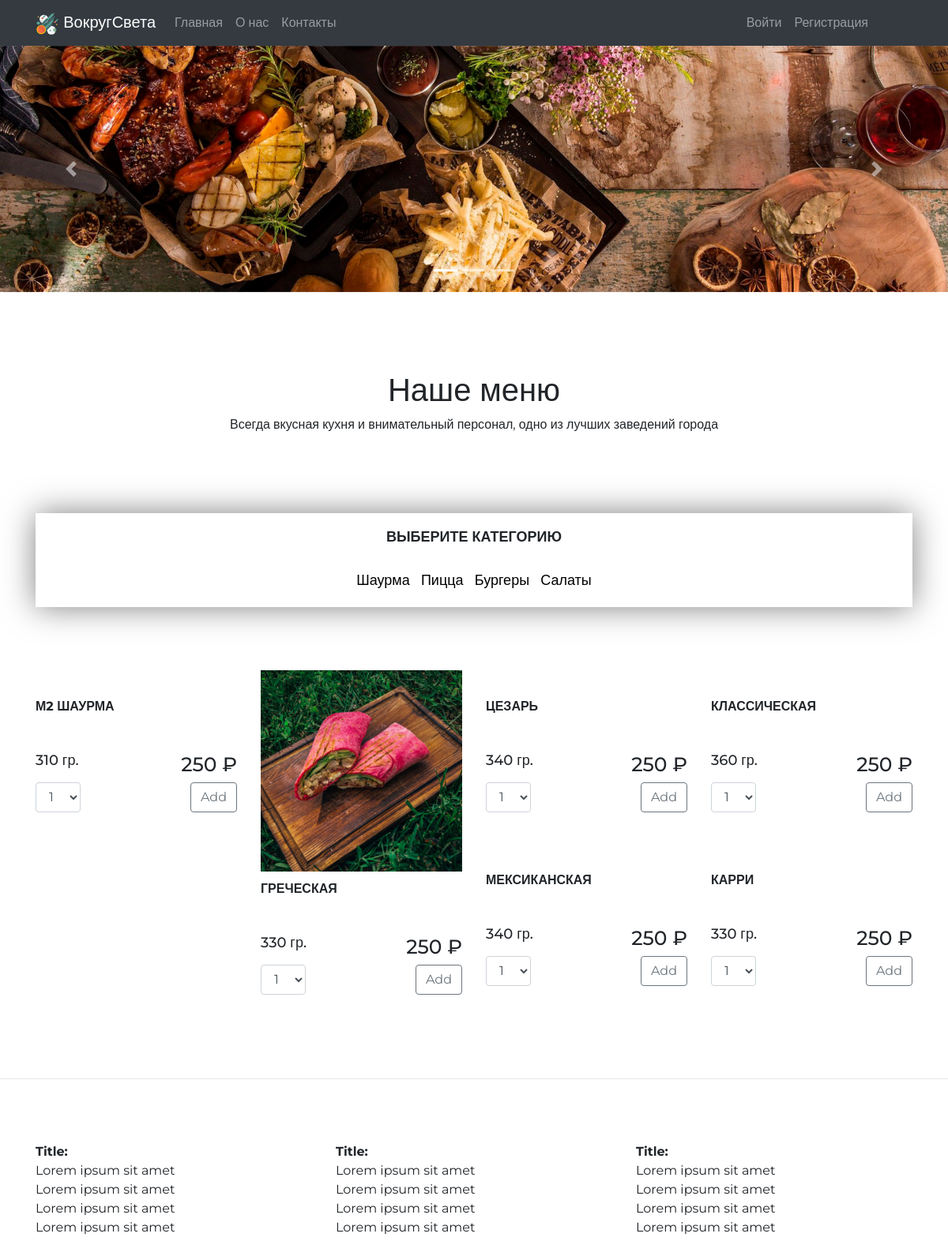
The page / on the database its author committed.
### shop/models.py (models this page shows, shortened)
class Category(models.Model):
    name = models.TextField()

class Product(models.Model):
    name = models.TextField()
    description = models.TextField()
    weight = models.IntegerField()
    price = models.IntegerField()
    category = models.ForeignKey("Category", on_delete=models.CASCADE)
    image = models.ImageField(upload_to='products_pics')

### shop/views.py (the view)
# urls.py: path('', views.main, name="main-page"),
def main(request):
    categories = Category.objects.all()
    products = Product.objects.filter(category__name="Шаурма")
    category = "Шаурма"
    ctx = {
        'products' : products,
        'categories' : categories,
        'category' : category
    }
    return render(request, 'shop/main.html', context=ctx)

### shop/templates/shop/main.html (shortened to what this page needs)
{% extends 'shop/base.html' %}
{% load static %}
{% block content %}
	<section class="carousel">
		<div id="carouselExampleIndicators" class="carousel slide" data-ride="carousel">
			<ol class="carousel-indicators">
			  <li data-target="#carouselExampleIndicators" data-slide-to="0" class="active"></li>
			  <li data-target="#carouselExampleIndicators" data-slide-to="1"></li>
			  <li data-target="#carouselExampleIndicators" data-slide-to="2"></li>
			</ol>
			<div class="carousel-inner">
			  <div class="carousel-item active">
				<img class="d-block w-100" src="{% static 'shop/images/carousel_image1.jpg' %}" alt="First slide">
			  </div>
			</div>
			<a class="carousel-control-prev" href="#carouselExampleIndicators" role="button" data-slide="prev">
			  <span class="carousel-control-prev-icon" aria-hidden="true"></span>
			</a>
			<a class="carousel-control-next" href="#carouselExampleIndicators" role="button" data-slide="next">
			  <span class="carousel-control-next-icon" aria-hidden="true"></span>
			</a>
		  </div>
	</section>
	<section class="delivery">
		<div class="container delivery">
			<div class="text-center headline">
				<h1>Наше меню</h1>
				<p class="subtitle">Всегда вкусная кухня и внимательный персонал, одно из лучших заведений города				</p>
			</div>
			<div class="row">
				<div class="col-xs-12 col-sm-12">
					<div class="categories">
						<h4>ВЫБЕРИТЕ КАТЕГОРИЮ</h4>
						<div class="categories_list">
						{% for category in categories %}
							<a href="{% url 'products-page' category.name %}">{{ category.name }}</a>
						{% endfor %}
						</div>
					</div>
				</div>
			</div>
			<div class="row">
				<div class="products">
				{% for product in products %}
					<div class="col-xs-12 col-sm-4 col-md-3">
						<div class="product">
							<div class="product-photo">
								<img src="{{ product.image.url }}" alt="">
							</div>
							<div class="name">
								<strong>{{ product.name }}</strong>
							</div>
							<div class="price_weight">
								<div class="row">
									<div class="col-xs-6">
										<h4>{{ product.weight }} гр.</h4>
									</div>
									<div class="col-xs-6 text-right">
										<h3>{{ product.price }} ₽</h3>
									</div>
								</div>
							</div>
							<form method="POST" action="{% url 'products-page' category %}">
								<div class="row">
										<div class="col-xs-3">
											<select name="number" class="form-control" id="">
												<option value="1">1</option>
											</select>
										</div>
										<div class="col-xs-8 text-right">
											<button type="submit" class="btn btn-outline-secondary">Add</button>
										</div>
								</div>
							</form>
						</div>
					</div>
				{% endfor %}
				</div>
			</div>
			</div>
	</section>
{% endblock content %}

### shop/static/shop/style.css (style rules this page uses)
body { font-family: 'Montserrat', sans-serif; margin: 0; padding: 0; }
.categories { box-shadow: 0 0 40px rgb(0,0,0,0.5); padding: 20px; text-align: center; margin-bottom: 30px; }
.categories a { color: black; font-size: 18px; }
.categories h4 { font-size: 18px; font-weight: bold; }
.categories_list { margin-top: 30px; }
.categories_list a { margin-left: 5px; margin-right: 5px; }
.headline { margin-top: 100px; margin-bottom: 100px; }
.product { margin-bottom: 40px; }
.product .name { margin-top: 10px; height: 60px; }
.product .name strong { padding-left: 0px; }
.product-photo img { width: 100%; }
.product .price_weight .row { margin-top: 10px; margin-left: 0; margin-right: 0; }
.product .price_weight .row .col-xs-6 h4 { font-size: 18px; }
.product .price_weight .row .col-xs-6 h3 { font-size: 25px; }
.product form .row { margin-left: 0; margin-right: 0; }
.products { margin-bottom: 50px; margin-top: 50px; }
.text-right { margin-left: auto; }
.name, .weight, .cost, .btn-outline-danger { margin-top: 10px; }
.col-xs-12 { width: 100%; }
.col-xs-1, .col-xs-2, .col-xs-3, .col-xs-4, .col-xs-5, .col-xs-6, .col-xs-7, .col-xs-8, .col-xs-9, .col-xs-10, .col-xs-11, .col-xs-12 { float: left; }

### rows shown on the page
Category: name "Шаурма"
Category: name "Пицца"
Category: name "Бургеры"
Category: name "Салаты"
Product: name "М2 ШАУРМА", weight "310", price "250"
Product: image (picture), name "ГРЕЧЕСКАЯ", weight "330", price "250"
Product: name "ЦЕЗАРЬ", weight "340", price "250"
Product: name "КЛАССИЧЕСКАЯ", weight "360", price "250"
Product: name "МЕКСИКАНСКАЯ", weight "340", price "250"
Product: name "КАРРИ", weight "330", price "250"
